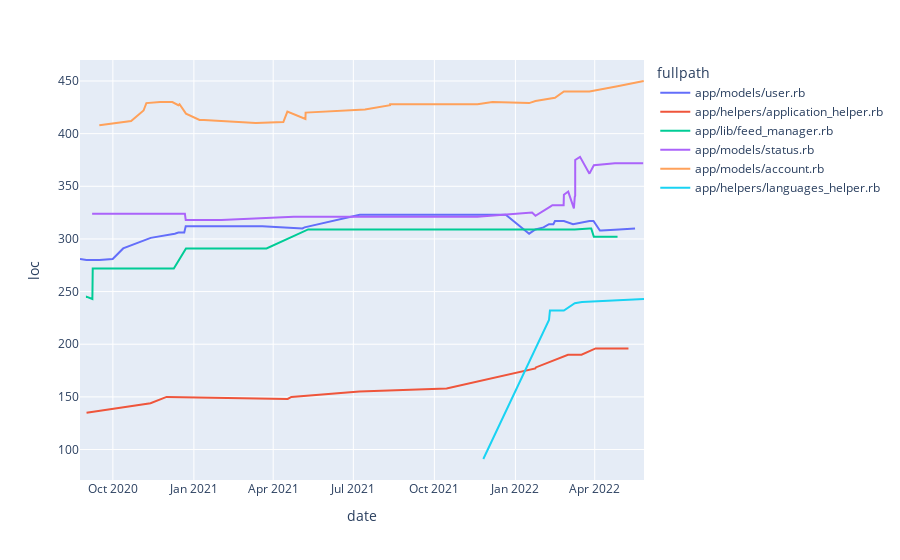

The cell this chart's notebook holds for it:
### Markdown cell above
we don't see much change here, probably due to short timeframe. I try a longer one.

### Code cell
older_tag = 'v3.2.0'

repo = pydriller.Repository(path_to_repo, from_tag = older_tag, to_tag = current_tag)

rows = []

for commit in repo.traverse_commits():
    for m_file in commit.modified_files:
        if m_file.new_path in candidates:
            d = {}
            d['fullpath'] = m_file.new_path
            d['date'] = commit.committer_date
            d[loc] = m_file.nloc
            rows.append(d)
df = pd.DataFrame(rows)

fig = px.line(df, x='date', y='loc', color='fullpath')
fig.show()

### Figure 1 — Plotly figure (JSON) as saved in the notebook; plotly's stock layout.template omitted (floating-point values rounded to 4 significant figures)
{"data": [{"hovertemplate": "fullpath=app/models/user.rb<br>date=%{x}<br>loc=%{y}<extra></extra>", "legendgroup": "app/models/user.rb", "line": {"color": "#636efa", "dash": "solid"}, "marker": {"symbol": "circle"}, "mode": "lines", "name": "app/models/user.rb", "orientation": "v", "showlegend": true, "type": "scatter", "x": ["2020-08-24T16:46:27+02:00", "2020-09-01T03:04:00+02:00", "2020-09-15T14:37:58+02:00", "2020-09-30T19:31:03+02:00", "2020-10-12T16:33:49+02:00", "2020-11-12T23:05:01+01:00", "2020-12-10T06:27:26+01:00", "2020-12-14T10:03:09+01:00", "2020-12-21T00:47:02+01:00", "2020-12-22T17:14:32+01:00", "2021-01-21T06:18:30+01:00", "2021-03-19T17:15:36+01:00", "2021-05-04T04:45:08+02:00", "2021-05-06T14:22:54+02:00", "2021-07-08T05:31:28+02:00", "2021-11-06T00:13:58+01:00", "2021-12-21T00:17:14+01:00", "2022-01-16T13:23:50+01:00", "2022-01-23T15:46:30+01:00", "2022-02-01T20:57:39+01:00", "2022-02-08T02:41:17+01:00", "2022-02-13T01:58:26+01:00", "2022-02-14T21:27:53+01:00", "2022-02-25T00:34:14+01:00", "2022-03-07T09:36:47+01:00", "2022-03-26T02:53:13+01:00", "2022-03-30T14:45:52+02:00", "2022-04-06T20:58:12+02:00", "2022-04-08T18:03:31+02:00", "2022-04-28T17:47:34+02:00", "2022-05-16T19:13:36+02:00"], "xaxis": "x", "y": [281, 280, 280, 281, 291, 301, 305, 306, 306, 312, 312, 312, 310, 311, 323, 323, 323, 305, 309, 311, 314, 314, 317, 317, 314, 317, 317, 308, 308, 309, 310], "yaxis": "y"}, {"hovertemplate": "fullpath=app/helpers/application_helper.rb<br>date=%{x}<br>loc=%{y}<extra></extra>", "legendgroup": "app/helpers/application_helper.rb", "line": {"color": "#EF553B", "dash": "solid"}, "marker": {"symbol": "circle"}, "mode": "lines", "name": "app/helpers/application_helper.rb", "orientation": "v", "showlegend": true, "type": "scatter", "x": ["2020-09-01T03:04:00+02:00", "2020-11-12T17:43:12+01:00", "2020-11-30T23:02:32+01:00", "2021-04-17T11:12:49+02:00", "2021-04-21T15:40:00+02:00", "2021-07-07T21:13:08+02:00", "2021-10-14T20:44:59+02:00", "2022-01-23T15:52:58+01:00", "2022-01-24T03:29:03+01:00", "2022-03-01T16:48:58+01:00", "2022-03-17T01:37:03+01:00", "2022-03-26T02:53:34+01:00", "2022-04-01T23:59:13+02:00", "2022-05-06T00:41:56+02:00", "2022-05-09T07:43:08+02:00"], "xaxis": "x", "y": [135, 144, 150, 148, 150, 155, 158, 177, 178, 190, 190, 193, 196, 196, 196], "yaxis": "y"}, {"hovertemplate": "fullpath=app/lib/feed_manager.rb<br>date=%{x}<br>loc=%{y}<extra></extra>", "legendgroup": "app/lib/feed_manager.rb", "line": {"color": "#00cc96", "dash": "solid"}, "marker": {"symbol": "circle"}, "mode": "lines", "name": "app/lib/feed_manager.rb", "orientation": "v", "showlegend": true, "type": "scatter", "x": ["2020-09-01T13:30:42+02:00", "2020-09-01T13:31:28+02:00", "2020-09-07T18:00:15+02:00", "2020-09-08T03:41:16+02:00", "2020-12-09T04:34:17+01:00", "2020-12-22T23:57:46+01:00", "2021-01-22T10:09:08+01:00", "2021-03-24T10:44:31+01:00", "2021-05-10T17:31:55+02:00", "2022-01-19T22:37:27+01:00", "2022-01-28T00:43:56+01:00", "2022-02-16T14:28:45+01:00", "2022-02-22T20:14:17+01:00", "2022-03-09T09:06:17+01:00", "2022-03-26T02:53:34+01:00", "2022-03-28T01:17:17+02:00", "2022-03-31T00:49:24+02:00", "2022-04-11T21:17:03+02:00", "2022-04-26T21:48:36+02:00", "2022-04-26T22:06:31+02:00"], "xaxis": "x", "y": [244, 245, 243, 272, 272, 291, 291, 291, 309, 309, 309, 309, 309, 309, 310, 310, 302, 302, 302, 302], "yaxis": "y"}, {"hovertemplate": "fullpath=app/models/status.rb<br>date=%{x}<br>loc=%{y}<extra></extra>", "legendgroup": "app/models/status.rb", "line": {"color": "#ab63fa", "dash": "solid"}, "marker": {"symbol": "circle"}, "mode": "lines", "name": "app/models/status.rb", "orientation": "v", "showlegend": true, "type": "scatter", "x": ["2020-09-07T11:02:04+02:00", "2020-09-23T16:01:54+02:00", "2020-12-20T18:25:00+01:00", "2020-12-21T18:22:17+01:00", "2020-12-22T17:13:55+01:00", "2021-01-10T00:32:01+01:00", "2021-01-12T09:27:38+01:00", "2021-01-31T21:24:17+01:00", "2021-04-24T13:35:39+02:00", "2021-10-14T19:59:21+02:00", "2021-11-05T21:14:35+01:00", "2021-11-18T22:02:08+01:00", "2022-01-19T22:37:27+01:00", "2022-01-23T18:10:10+01:00", "2022-02-10T00:15:30+01:00", "2022-02-11T22:20:19+01:00", "2022-02-24T17:28:23+01:00", "2022-02-25T00:34:14+01:00", "2022-03-01T22:20:29+01:00", "2022-03-08T09:14:39+01:00", "2022-03-09T09:06:17+01:00", "2022-03-09T20:06:51+01:00", "2022-03-09T20:49:14+01:00", "2022-03-15T07:51:55+01:00", "2022-03-26T00:38:44+01:00", "2022-03-31T00:49:24+02:00", "2022-04-23T21:47:27+02:00", "2022-05-01T00:55:26+02:00", "2022-05-26T00:20:30+02:00"], "xaxis": "x", "y": [324, 324, 324, 324, 318, 318, 318, 318, 321, 321, 321, 321, 325, 322, 331, 332, 332, 342, 345, 329, 340, 341, 375, 378, 362, 370, 372, 372, 372], "yaxis": "y"}, {"hovertemplate": "fullpath=app/models/account.rb<br>date=%{x}<br>loc=%{y}<extra></extra>", "legendgroup": "app/models/account.rb", "line": {"color": "#FFA15A", "dash": "solid"}, "marker": {"symbol": "circle"}, "mode": "lines", "name": "app/models/account.rb", "orientation": "v", "showlegend": true, "type": "scatter", "x": ["2020-09-15T14:37:58+02:00", "2020-10-21T18:04:09+02:00", "2020-11-04T20:45:01+01:00", "2020-11-08T00:28:39+01:00", "2020-11-23T17:50:16+01:00", "2020-12-07T12:08:30+01:00", "2020-12-14T09:06:34+01:00", "2020-12-15T17:23:58+01:00", "2020-12-22T23:57:46+01:00", "2021-01-07T09:40:55+01:00", "2021-01-10T00:32:01+01:00", "2021-01-12T09:27:38+01:00", "2021-03-12T05:25:24+01:00", "2021-04-12T12:37:14+02:00", "2021-04-17T03:14:25+02:00", "2021-05-07T14:33:43+02:00", "2021-05-07T19:32:58+02:00", "2021-07-02T12:03:15+02:00", "2021-07-14T05:35:49+02:00", "2021-08-11T16:40:55+02:00", "2021-08-11T17:48:42+02:00", "2021-09-01T22:06:40+02:00", "2021-09-29T23:52:36+02:00", "2021-11-18T22:02:08+01:00", "2021-12-05T21:48:39+01:00", "2022-01-16T13:23:50+01:00", "2022-01-23T18:10:10+01:00", "2022-02-14T21:27:53+01:00", "2022-02-25T00:34:14+01:00", "2022-03-07T09:36:47+01:00", "2022-03-26T02:53:13+01:00", "2022-04-26T21:22:09+02:00", "2022-05-26T15:50:33+02:00"], "xaxis": "x", "y": [408, 412, 422, 429, 430, 430, 427, 428, 419, 413, 413, 413, 410, 411, 421, 414, 420, 423, 423, 427, 428, 428, 428, 428, 430, 429, 431, 434, 440, 440, 440, 445, 450], "yaxis": "y"}, {"hovertemplate": "fullpath=app/helpers/languages_helper.rb<br>date=%{x}<br>loc=%{y}<extra></extra>", "legendgroup": "app/helpers/languages_helper.rb", "line": {"color": "#19d3f3", "dash": "solid"}, "marker": {"symbol": "circle"}, "mode": "lines", "name": "app/helpers/languages_helper.rb", "orientation": "v", "showlegend": true, "type": "scatter", "x": ["2021-11-25T13:07:38+01:00", "2022-02-08T02:41:17+01:00", "2022-02-09T04:15:38+01:00", "2022-02-25T00:34:14+01:00", "2022-03-09T08:46:05+01:00", "2022-03-17T01:37:03+01:00", "2022-03-17T12:55:09+01:00", "2022-05-26T23:02:42+02:00"], "xaxis": "x", "y": [91, 223, 232, 232, 239, 240, 240, 243], "yaxis": "y"}], "layout": {"legend": {"title": {"text": "fullpath"}, "tracegroupgap": 0}, "margin": {"t": 60}, "xaxis": {"anchor": "y", "domain": [0, 1], "title": {"text": "date"}}, "yaxis": {"anchor": "x", "domain": [0, 1], "title": {"text": "loc"}}}}
